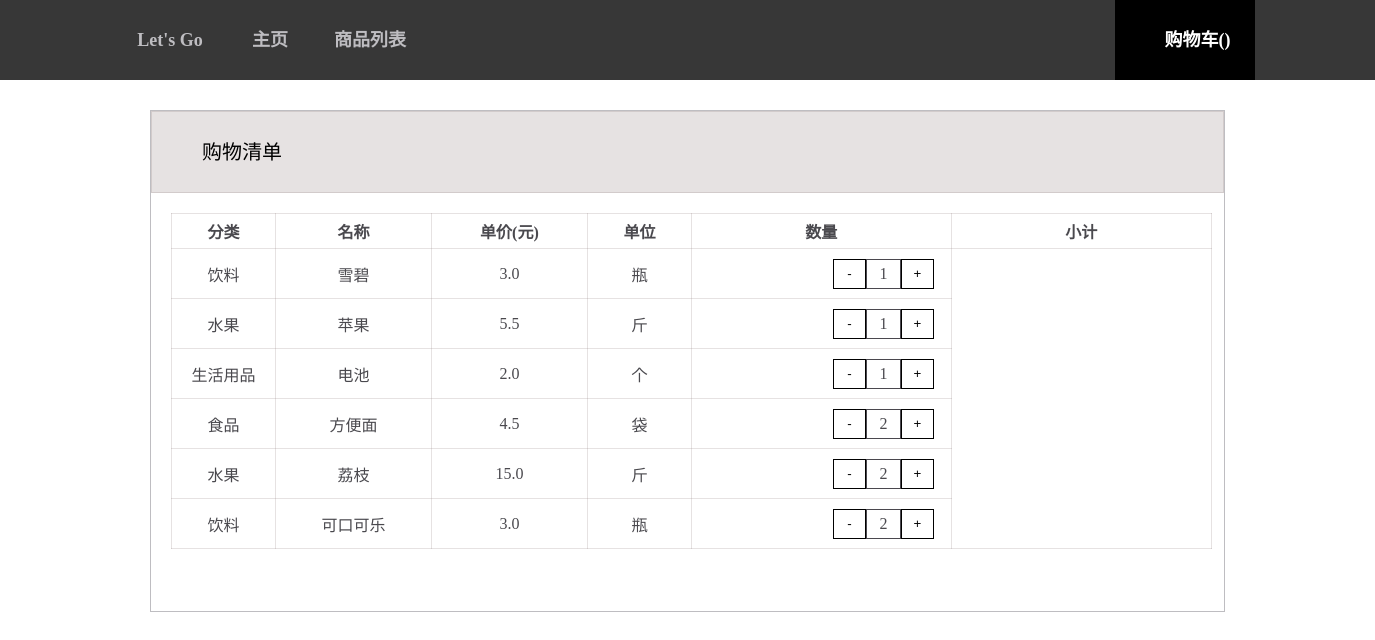
Page /shop_cart/ on the committed database.
### blog/models.py (models this page shows, shortened)
class Purchase(models.Model):
    type = models.CharField(max_length=200)
    name = models.CharField(max_length=200)
    price = models.FloatField(default='')
    unit = models.CharField(max_length=200)
    goods_id = models.IntegerField(default=0,null=False)
    count = models.IntegerField(default='')

### blog/views.py (the view)
# urls.py: url(r'^shop_cart/$',views.shop_cart ,name='shop_cart')
def shop_cart(request):
    purchase = Purchase.objects.all()
    return render(request, 'blog/shop_cart.html', {'purchase':purchase})

### blog/templates/blog/shop_cart.html
{% extends 'blog/list.html' %}
{% load staticfiles %}
{% block css %}
    <link rel="stylesheet" href="{% static 'css/shop_cart.css' %}">
{% endblock %}
{%  block cart  %}active{% endblock %}
{% block content %}
<div class="list">
    <div class="mark">购物清单</div>
        <table>
            <tr>
                <th width="10%">分类</th>
                <th width="15%">名称</th>
                <th width="15%">单价(元)</th>
                <th width="10%">单位</th>
                <th width="25%">数量</th>
                <th width="25%">小计</th>
            </tr>
            <tr>
                {% for purchase in purchase %}
                    <td>{{ purchase.type }}</td>
                    <td>{{ purchase.name }}</td>
                    <td>{{ purchase.price }}</td>
                    <td>{{ purchase.unit }}</td>
                    <td><button class="reduce">-</button>
                        <div class="word">{{ purchase.count }}</div>
                        <button class="plus">+</button></td>
            </tr>
                {% endfor %}
        </table>
</div>
    {% endblock content %}

### blog/static/css/blog.css (style rules this page uses)
body { margin: 0; min-width: 1365px; }

### blog/static/css/shop_cart.css (style rules this page uses)
.list { background-color: white; margin: 30px 150px; height:500px; border-style: solid; border-color: #bebdc1; border-width: 1px; }
.mark { background-color: rgba(128, 109, 109, 0.2); height: 80px; line-height: 80px; font-size: 20px; border:1px solid rgba(128, 109, 109, 0.2); padding-left: 50px; }
table,th,td { border:1px solid rgba(128, 109, 109, 0.2); color: rgba(29, 27, 34, 0.8); text-align: center; }
table { border-collapse: collapse; margin: 20px 20px; width: 97%; }
th { height: 35px; }
td { height:50px; }
.reduce { border:1px solid; background-color: white; width: 33px; height: 30px; float: left; margin-left: 140px; }
.word { border:1px solid; background-color: white; width: 33px; height: 28px; float: left; line-height: 28px; }
.plus { border:1px solid; background-color: white; width: 33px; height: 30px; float: left; }

### rows in the picture
Purchase: type "饮料", name "雪碧", price "3.0", unit "瓶", count "1"
Purchase: type "水果", name "苹果", price "5.5", unit "斤", count "1"
Purchase: type "生活用品", name "电池", price "2.0", unit "个", count "1"
Purchase: type "食品", name "方便面", price "4.5", unit "袋", count "2"
Purchase: type "水果", name "荔枝", price "15.0", unit "斤", count "2"
Purchase: type "饮料", name "可口可乐", price "3.0", unit "瓶", count "2"
